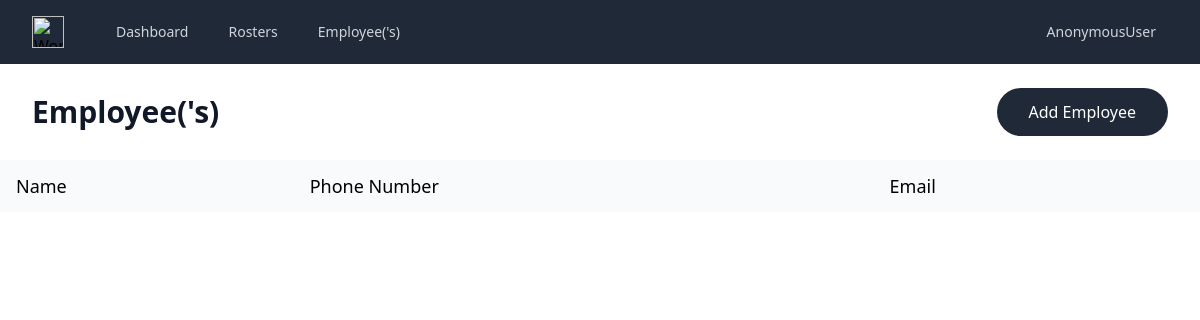
The page /user/employee/ on the database as committed earlier.
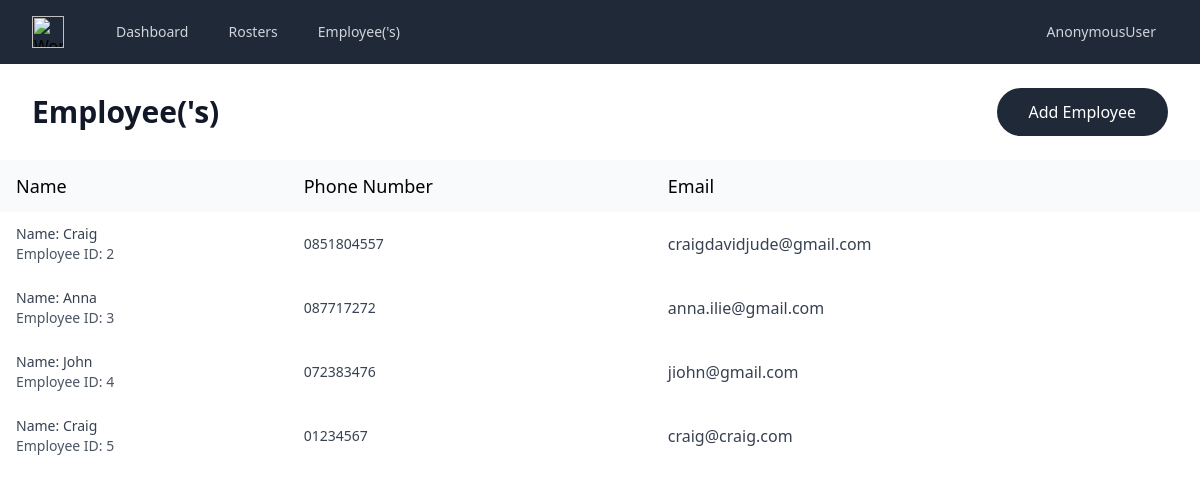
The same page on the database as committed later.
### users/models.py (models this page shows, shortened)
class Employee(models.Model):
    employee_id = models.AutoField(primary_key=True)
    name_f = models.CharField(max_length=100)
    name_l = models.CharField(max_length=100)
    email = models.EmailField()
    phone = models.CharField(max_length=100)
    pin = models.CharField(max_length=4)
    created_at = models.DateTimeField(auto_now_add=True)
    updated_at = models.DateTimeField(auto_now=True)

### users/views.py (the view)
# urls.py: path('employee/', views.employees, name='employee'),
def employees(request):
    context = {
        'employees': Employee.objects.all()
    }
    return render(request, 'users/employee.html', context)

### users/templates/users/employee.html
{% extends 'main/base.html' %}
{% block content %}
<header class="bg-white shadow">
    <div class="max-w-7xl mx-auto py-6 px-4 sm:px-6 lg:px-8 flex justify-between items-center">
      <h1 class="text-3xl font-bold text-gray-900">Employee('s)</h1>
      <a href="" class="py-3 px-10 lg:px-8 xl:px-10 inline-flex items-center justify-center text-center text-white text-bas bg-gray-800 hover:bg-opacity-90 font-normal rounded-full">
        Add Employee
      </a>
    </div>
  </header>
              <div class="max-w-7xl mx-auto ">
                <table class="w-full whitespace-no-wrap">
                  <thead>
                    <tr class="text-xs font-semibold tracking-wide text-left text-gray-500 uppercase border-b dark:border-gray-700 bg-gray-50 dark:text-gray-400 dark:bg-gray-800">
                            <td class="px-4 py-3 text-lg">
                                Name
                              </td>
                          <td class="px-4 py-3 text-lg">
                            Phone Number
                          </td>
                          <td class="px-4 py-3 text-lg">
                            <span class="px-2 py-1 font-semibold leading-tight text-green-700 bg-green-100 rounded-full dark:bg-green-700 dark:text-green-100">
                              Email
                            </span>
                          </td>
                    </tr>
                  </thead>
                  <tbody class="bg-white divide-y dark:divide-gray-700 dark:bg-gray-800">
                    {% for i in employees %}
                    <tr class="text-gray-700 dark:text-gray-400">
                      <td class="px-4 py-3">
                        <div class="flex items-center text-sm">
                          <div>
                            <p>
                            <p class="font-semibold">Name: {{ i.name_f }}</p>
                            <p class="text-xs text-gray-600 dark:text-gray-400">
                              Employee ID: {{ i.employee_id }}
                            </p>
                          </div>
                        </div>
                      </td>
                      <td class="px-4 py-3 text-sm">
                        {{i.phone}}
                      </td>
                      <td class="px-4 py-3 text-xs">
                        <span class="px-2 py-1 font-semibold leading-tight text-green-700 bg-green-100 rounded-full dark:bg-green-700 dark:text-green-100">
                          {{ i.email }}
                        </span>
                      </td>
                    </tr>
                    {% endfor %}
                  </tbody>
                </table>
              </div>
              {% endblock content %}

Rows that differ between the two databases and show on the page:
added Employee: name_f "Craig", employee_id "2", phone "0851804557", email "craigdavidjude@gmail.com"
added Employee: name_f "Anna", employee_id "3", phone "087717272", email "anna.ilie@gmail.com"
added Employee: name_f "John", employee_id "4", phone "072383476", email "jiohn@gmail.com"
added Employee: name_f "Craig", employee_id "5", phone "01234567", email "craig@craig.com"
